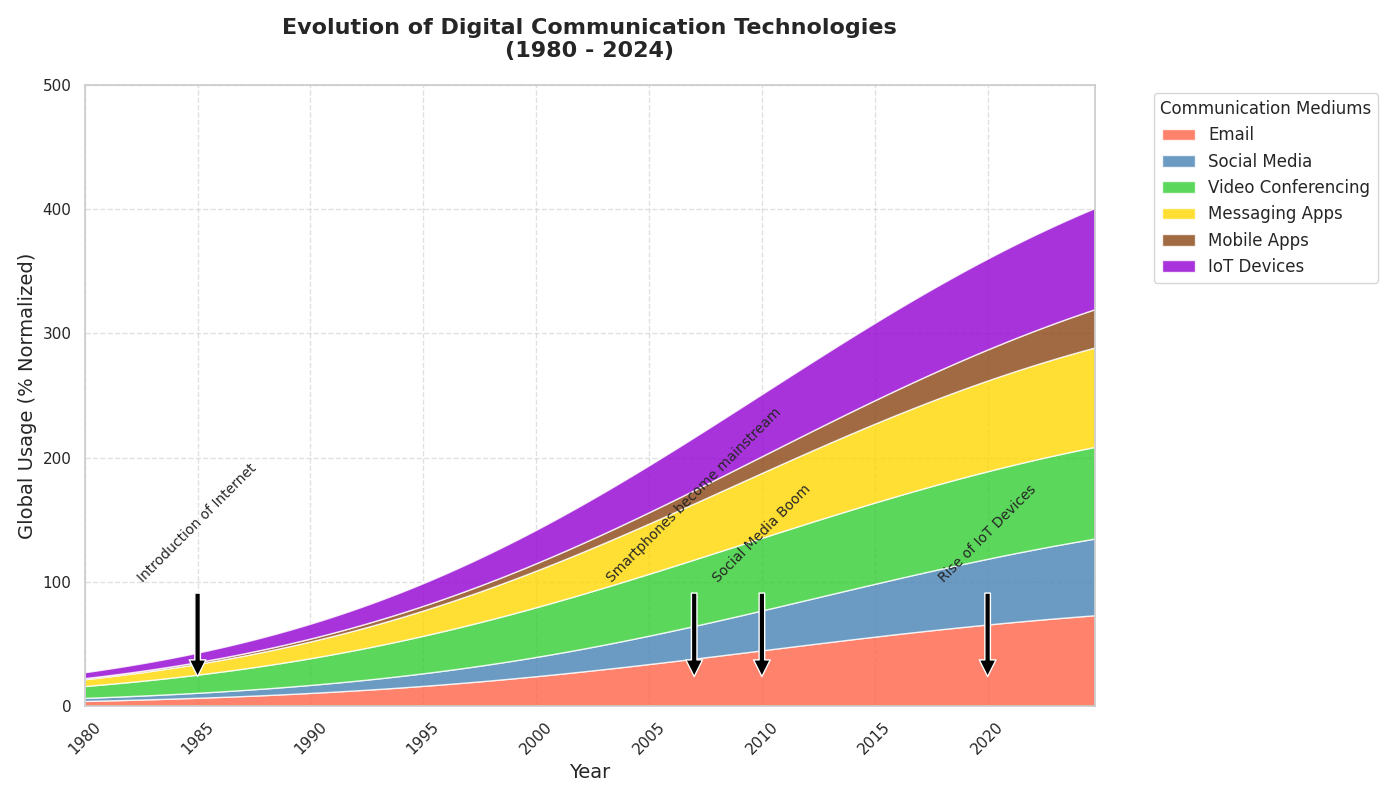

Python code for this plot:
import matplotlib.pyplot as plt
import numpy as np

years = np.arange(1980, 2025, 0.25)

def logistic_growth(t, L=100, k=0.1, x0=2000):
    return L / (1 + np.exp(-k * (t - x0)))

# Randomly shuffled the parameters while keeping the structure intact
email_usage = logistic_growth(years, x0=2010, L=90)
social_media_usage = logistic_growth(years, x0=2015, L=85)
video_conferencing_usage = logistic_growth(years, x0=2000, L=80)
messaging_apps_usage = logistic_growth(years, x0=2008, L=95)
mobile_apps_usage = logistic_growth(years, x0=2020, L=50)
iot_devices_usage = logistic_growth(years, x0=2010, L=100)

fig, ax = plt.subplots(figsize=(14, 8))

ax.stackplot(years, email_usage, social_media_usage, video_conferencing_usage, messaging_apps_usage, 
             mobile_apps_usage, iot_devices_usage,
             labels=['Email', 'Social Media', 'Video Conferencing', 'Messaging Apps', 'Mobile Apps', 'IoT Devices'],
             colors=['#FF6347', '#4682B4', '#32CD32', '#FFD700', '#8B4513', '#9400D3'], alpha=0.8)

ax.set_title("Evolution of Digital Communication Technologies\n(1980 - 2024)", fontsize=16, fontweight='bold', pad=20)
ax.set_xlabel('Year', fontsize=14)
ax.set_ylabel('Global Usage (% Normalized)', fontsize=14)
ax.set_xlim(years[0], years[-1])
ax.set_ylim(0, 500)
ax.set_xticks(np.arange(1980, 2025, 5))
plt.xticks(rotation=45)
ax.legend(loc='upper left', bbox_to_anchor=(1.05, 1), title="Communication Mediums", fontsize=12)
ax.grid(True, linestyle='--', alpha=0.6)
plt.tight_layout()

milestones = {
    1985: "Introduction of Internet",
    2007: "Smartphones become mainstream",
    2010: "Social Media Boom",
    2020: "Rise of IoT Devices"
}

for year, event in milestones.items():
    plt.annotate(event, xy=(year, 20), xytext=(year, 100),
                 arrowprops=dict(facecolor='black', shrink=0.05),
                 fontsize=10, rotation=45, ha='center')

plt.show()
